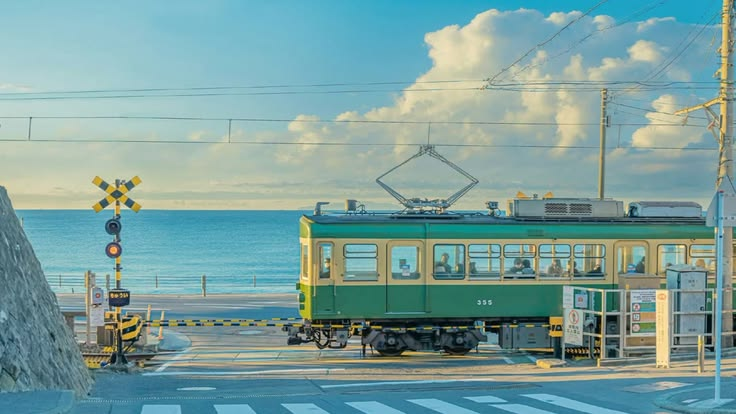
#> input picture Quiz1_Grayscale/images/japan.jpg, 736 x 414 px, found by its file name
$ python quiz1.py
#> lines starting #> are read from the running program, lines starting #| are printed output that depends on the picture
import cv2
import numpy as np
import matplotlib.pyplot as plt
from PIL import Image
import time
import sys

# Read image
image = cv2.imread('Quiz1_Grayscale/images/japan.jpg')
#> image is the input picture: shape (414, 736, 3); mean B, G, R 157.6, 159.6, 123.4

# OpenCV grayscale
gray_cv = cv2.cvtColor(image, cv2.COLOR_BGR2GRAY)
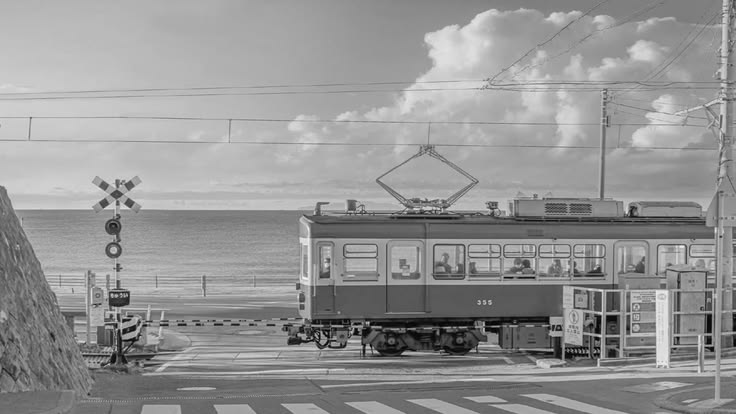
#> gray_cv: shape (414, 736); min 1, max 247, mean 148.5

# Read image as RGB
img = Image.open('Quiz1_Grayscale/images/japan.jpg')
img_array = np.array(img)

height, width, _ = img_array.shape
#> height = 414; width = 736

# NumPy grayscale
def rgb_to_grayscale(img_array):
    gray = (img_array.sum(axis=2) // 3).astype(np.uint8)
    return gray

gray_np = rgb_to_grayscale(img_array)


# Compare execution time
N = 30

start = time.perf_counter()
for _ in range(N):
    cv2.cvtColor(image, cv2.COLOR_BGR2GRAY)
cv_time = (time.perf_counter() - start) / N

start = time.perf_counter()
for _ in range(N):
    rgb_to_grayscale(img_array)
np_time = (time.perf_counter() - start) / N

# Compare results
diff = np.abs(gray_cv.astype(int) - gray_np.astype(int))
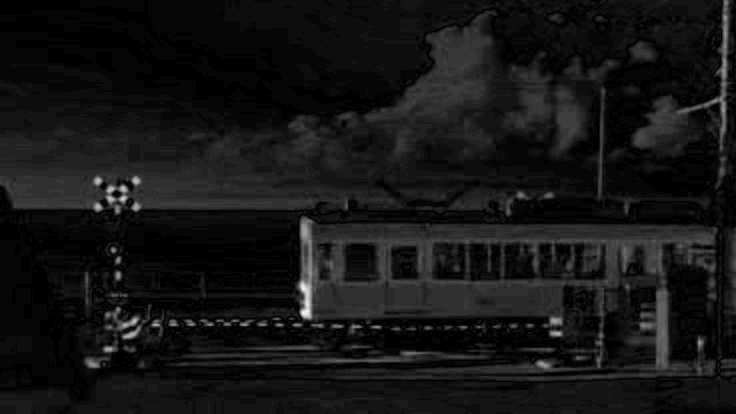
#> diff: shape (414, 736) int64; min 0, max 37, mean 3.1; drawn with min black and max white

with open('Quiz1_Grayscale/results/results.txt', 'w') as file:
    sys.stdout = file
    print(f"Number of repetitions: {N}")
    print(f"OpenCV average time: {cv_time:.6f} s")
    print(f"NumPy average time:  {np_time:.6f} s")
    print(f"Maximum difference:  {np.max(diff)}")
    print(f"Mean difference:     {np.mean(diff):.6f}")
sys.stdout = sys.__stdout__

# Display results
plt.figure(figsize=(12, 4))

plt.subplot(1, 3, 1)
plt.imshow(img)
plt.title("Original")

plt.subplot(1, 3, 2)
plt.imshow(gray_cv, cmap='gray')
plt.title("OpenCV")

plt.subplot(1, 3, 3)
plt.imshow(gray_np, cmap='gray')
plt.title("NumPy")

cv2.imwrite('Quiz1_Grayscale/output/gray_opencv.jpg', gray_cv)
cv2.imwrite('Quiz1_Grayscale/output/gray_numpy.jpg', gray_np)
plt.show()
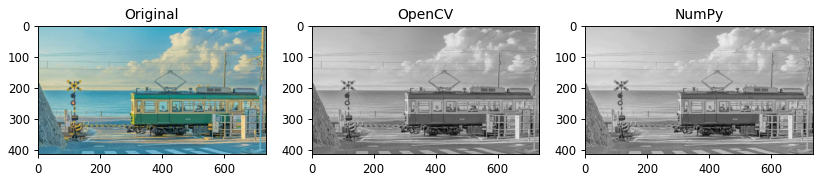
#> figure drawn by matplotlib, 3 panels
